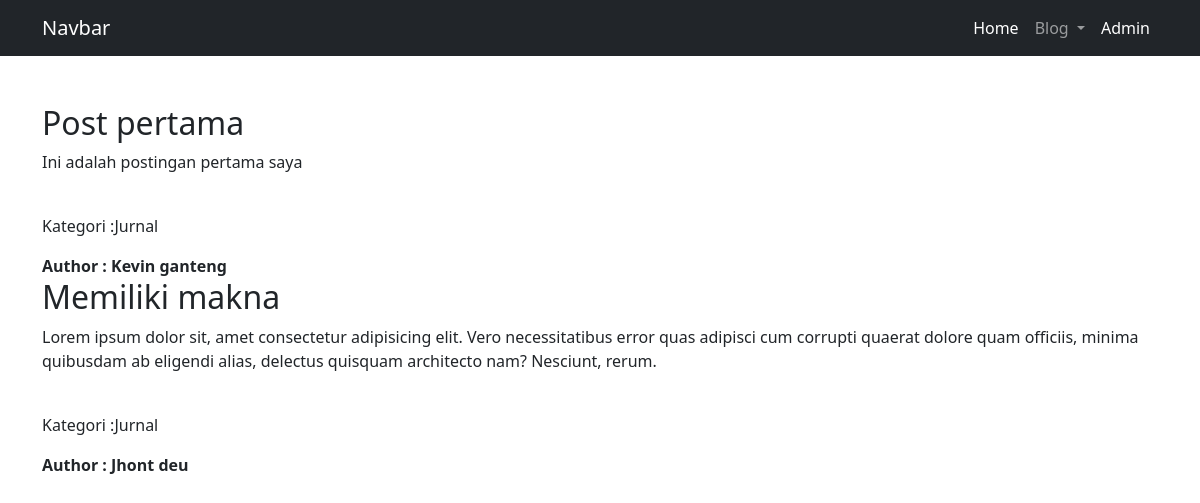
Screenshot of /blog/ with the database file from the repository.
### blog/models.py (models this page shows, shortened)
class PostModel(models.Model):
    judul = models.CharField(("Judul"), max_length=50)
    body = models.TextField(("Body Postingan"))
    author = models.CharField(("Author"), max_length=50)
    ListCategory=(
        ('Jurnal','jurnal'),
        ('Berita','berita'),
        ('Gosip','gosip')
    )
    category = models.CharField(("Category"),choices=ListCategory, max_length=50)

### blog/views.py (the view)
# urls.py: path('',views.list, name='list')
def list(request):
    postmodel=PostModel.objects.all()
    context = {
        'title':'ini adalah list post',
        'postmodel' : postmodel,
    }
    return render(request, "blog/list.html", context)

### blog/templates/blog/list.html (shortened to what this page needs)
{% extends 'base.html' %}
{% block content %}
{% for post in postmodel %}
<br>
<h2>{{post.judul}}</h2>
<p>{{post.body}}</p>
<br>
<p>Kategori :{{post.category}}</p>
<b>Author : {{post.author}}</b>
{% endfor %}
{% endblock content %}

### templates/base.html (shortened to what this page needs)
<!doctype html>
<html lang="en">
  <head>
    <link href="https://cdn.jsdelivr.net/npm/bootstrap@5.1.3/dist/css/bootstrap.min.css" rel="stylesheet">
  </head>
  <body>
  <nav class="navbar navbar-expand-sm navbar-dark bg-dark ">
  <div class="container  ">
    <a class="navbar-brand" href="#">Navbar</a>
    <div class="collapse navbar-collapse" id="navbarNavAltMarkup">
      <div class="navbar-nav ms-auto">
        <a class="nav-link active" aria-current="page" href="{% url 'index' %}">Home</a>
        <li class="nav-item dropdown">
          <a class="nav-link dropdown-toggle" href="#" id="navbarDropdownMenuLink" role="button" data-bs-toggle="dropdown" aria-expanded="false">
           Blog
          </a>
        </li>
        <a class="nav-link active" aria-current="page" href="{% url 'admin:index' %}">Admin</a>
      </div>
    </div>
  </div>
</nav>
<div class="container mt-4">
    {% block content %}
    {% endblock content %}
</div>
  </body>
</html>

### rows the page displays
PostModel: judul "Post pertama", body "Ini adalah postingan pertama saya", category "Jurnal", author "Kevin ganteng"
PostModel: judul "Memiliki makna", body "Lorem ipsum dolor sit, amet consectetur adipisicing elit. Vero necessitatibus error quas adipisci cum corrupti quaerat dolore quam officiis, minima quibusdam ab eligendi alias, delectus quisquam architecto nam? Nesciunt, rerum.", category "Jurnal", author "Jhont deu"
